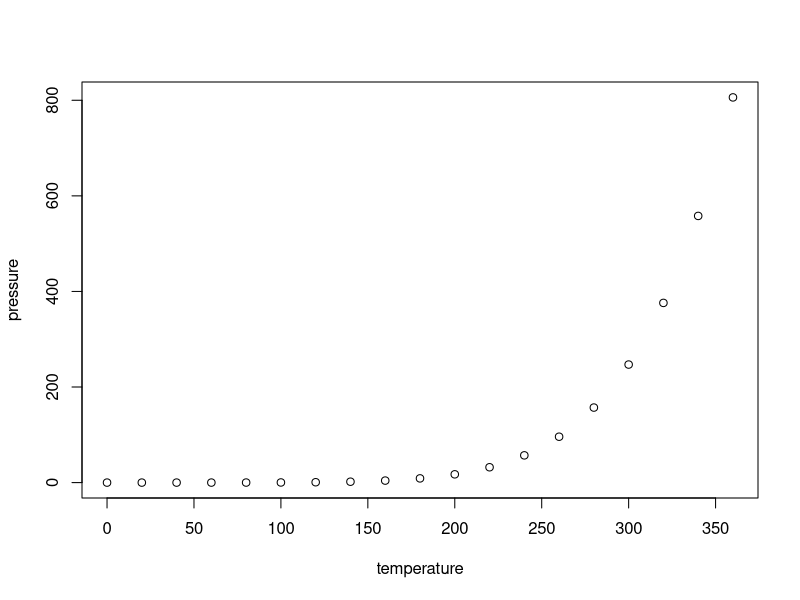
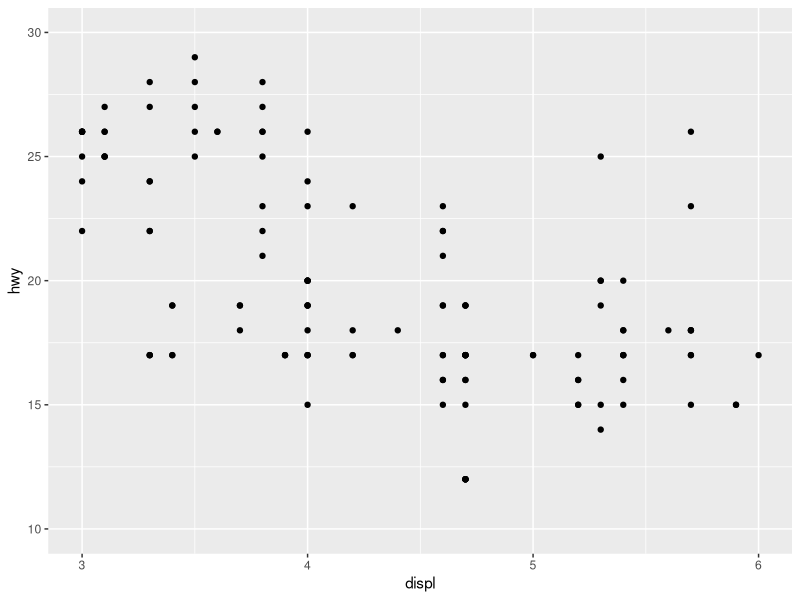

R code for these plots, in order:
## ---- chunk 1
knitr::opts_chunk$set(echo = TRUE)
## ---- chunk 2
summary(cars)
## ---- chunk 3
plot(pressure)
## ---- chunk 4
library(dplyr)
library(ggplot2)

ggplot(data = mpg, aes(x = displ, y = hwy)) + geom_point() + xlim(3, 6) + ylim(10, 30)
